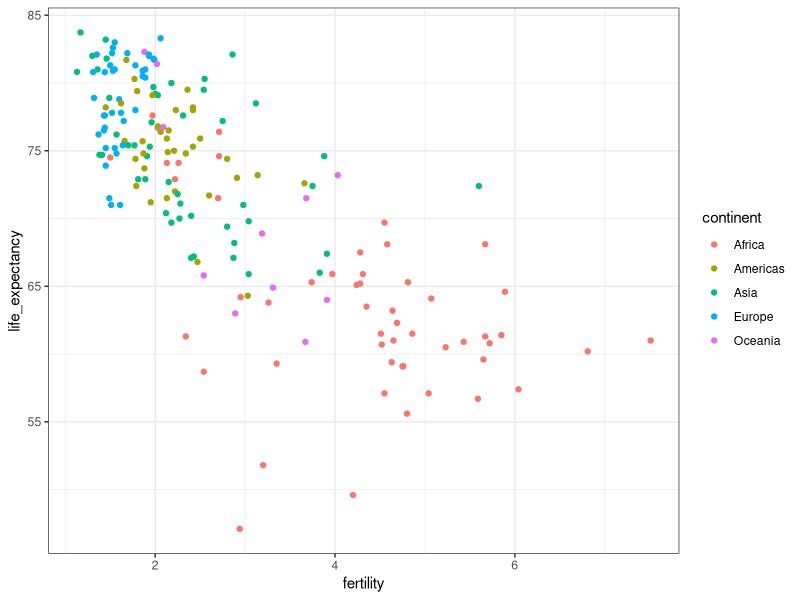
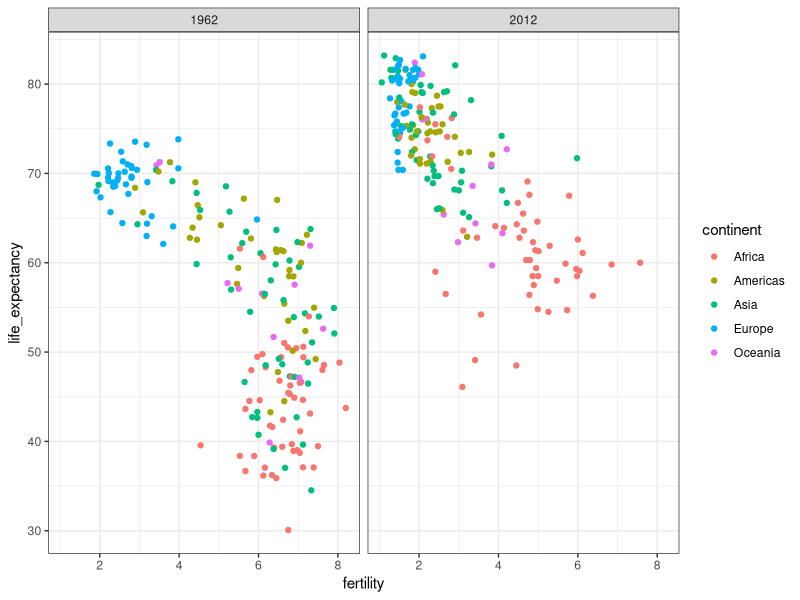
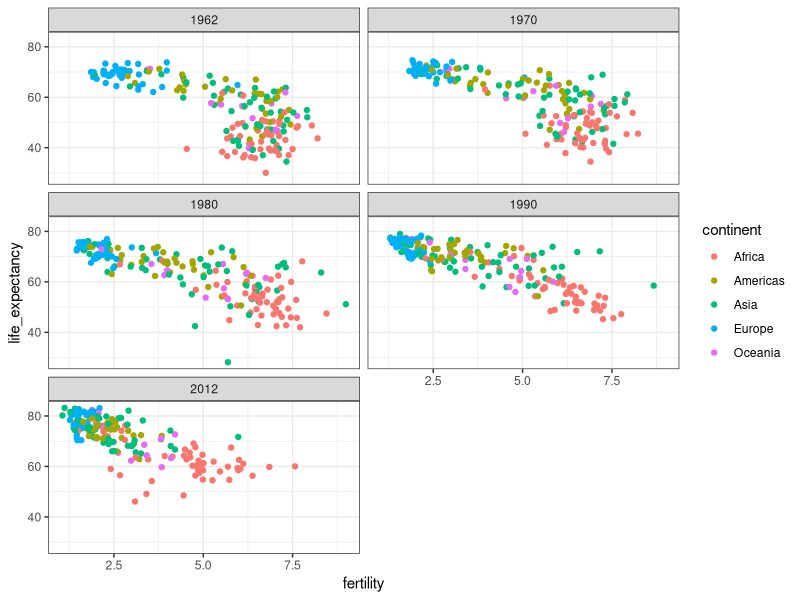
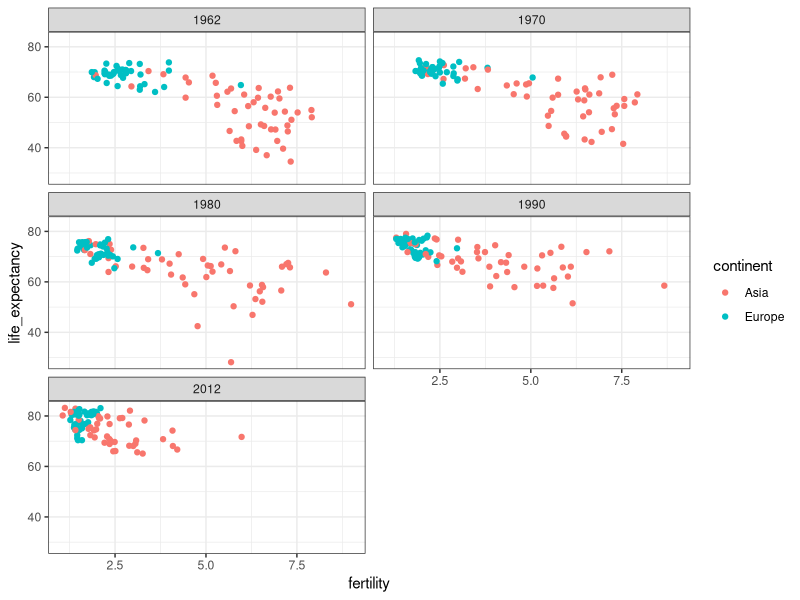
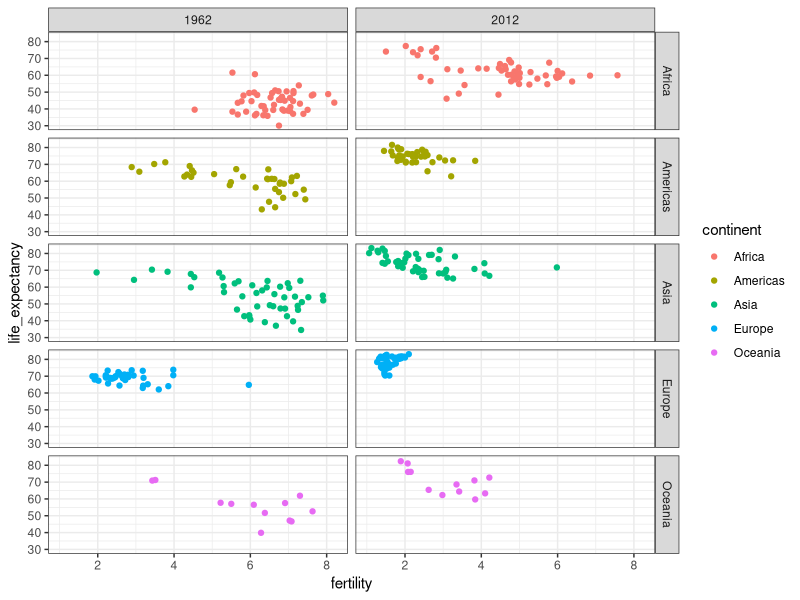
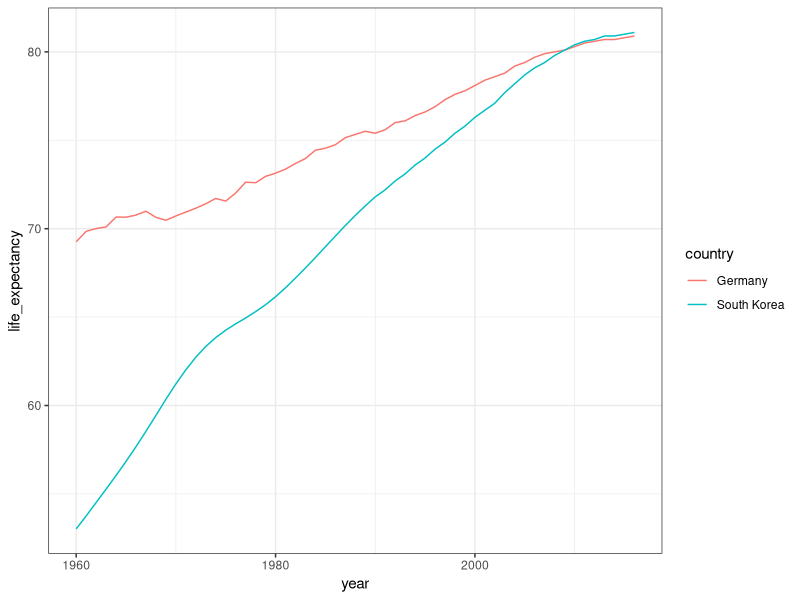
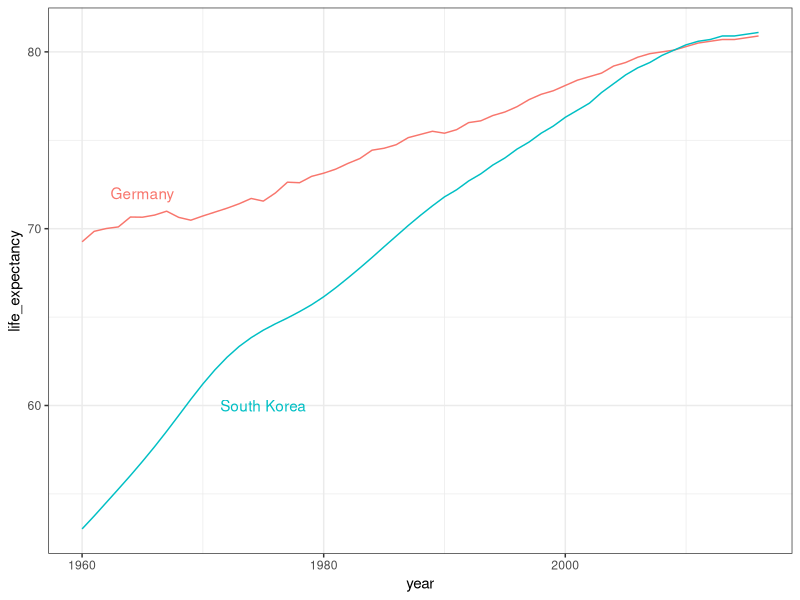
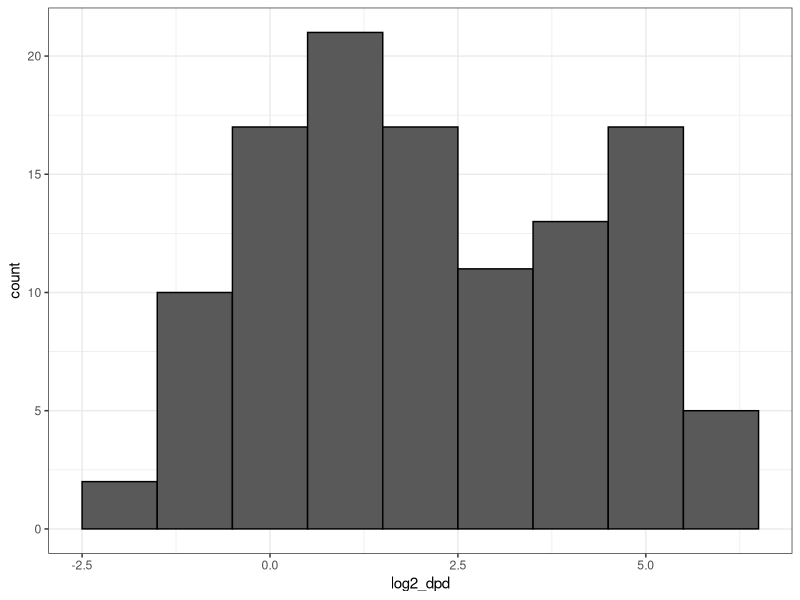

These figures' R source, in order:
library(dslabs)
library(dplyr)
library(ggplot2)
data(gapminder)
head(gapminder)
g <- gapminder

g %>% filter(year==2015 & country %in% c('Sri Lanka', 'Turkey')) %>% select(c('country', 'infant_mortality'))
summary(g['year'])

ds_theme_set()
g %>% filter(year==2015) %>% ggplot(aes(fertility, life_expectancy, color=continent)) + geom_point()

#Faceting
g %>% filter(year %in% c(1962, 2012)) %>% ggplot(aes(fertility, life_expectancy, color=continent)) + geom_point() +
  facet_grid(.~year)

g %>% filter(year %in% c(1962, 1970, 1980, 1990, 2012)) %>% ggplot(aes(fertility, life_expectancy, color=continent)) + geom_point() +
  facet_wrap(.~year, ncol = 2)

g %>% filter(year %in% c(1962, 1970, 1980, 1990, 2012) & continent %in% c('Europe', 'Asia')) %>% 
  ggplot(aes(fertility, life_expectancy, color=continent)) + geom_point() + facet_wrap(.~year, ncol = 2)

g %>% filter(year %in% c(1962, 2012)) %>% ggplot(aes(fertility, life_expectancy, color=continent)) + geom_point() +
  facet_grid(continent~year)

#Time Series Plots
summary(g['country'], maxsum = 1000)
countries <- c('South Korea', 'Germany')
g %>% filter(country %in% countries) %>% ggplot(aes(year, life_expectancy, col=country)) + geom_line()

labels <- data.frame(country = countries, x = c(1975, 1965), y = c(60, 72))
g %>% filter(country %in% countries) %>% ggplot(aes(year, life_expectancy, color=country)) + geom_line() + 
  geom_text(data = labels, aes(x, y, label=country)) + theme(legend.position = 'none')

#Log Transformation
g <- g %>% mutate(dpd = gdp/population/365)
g <- g %>% mutate(log2_dpd = log2(dpd))
head(g)
    #Log Value transformation
g %>% filter(year==1970 & !is.na(log2_dpd)) %>% ggplot(aes(log2_dpd)) + geom_histogram(binwidth = 1, color = 'black')
    #Log Scale transformation
g %>% filter(year==1970 & !is.na(dpd)) %>% ggplot(aes(dpd)) + geom_histogram(binwidth = 1, color = 'black') + 
  scale_x_continuous(trans = 'log2')

g %>% filter(year==1970 & region=='Caribbean') %>% select(c('country', 'dpd')) %>% filter(dpd>45)#check the country in the Caribbean with highest dpd

#Stratify and Boxplot
levels(g$region)
length(levels(g$region)) #number of regions
    #boxplot by region in 1970
past_year <- 1970
p <- g %>% filter(year == past_year & !is.na(dpd)) %>% ggplot(aes(region, dpd, fill=continent))
p + geom_boxplot() #raw plot
p + geom_boxplot() + theme(axis.text.x = element_text(angle=90, hjust=1)) #plot with ajusted names on the x axis
    #reordering regions by median dpd for easier interpretation
p1 <- g %>% filter(year == past_year & !is.na(dpd)) %>% mutate(region = reorder(region, dpd, FUN=median)) %>%
  ggplot(aes(region, dpd, fill=continent)) + geom_boxplot() + theme(axis.text.x = element_text(size = 11, angle = 90, hjust = 1)) + 
  xlab("") + ylab("dollars per day")
p1  #plotting result
p1 + scale_y_continuous(trans = 'log2')   #plot with scale y log2 transformation. helps to see differences 
                                          #between region with smallest dpd values
p1 + scale_y_continuous(trans = 'log2') + geom_point(show.legend = FALSE)   #add data points to the plot

#Comparing distributions
#We will compare data for the western countries to developing countries
west <- c('Northern Europe', 'Northern America', 'Australia and New Zealand', 'Western Europe', 'Southern Europe')
p3 <- g %>% filter(year==past_year & !is.na(dpd)) %>% mutate(group = if_else(region %in% west, 'West', 'Developping')) %>%
  ggplot(aes(dpd, fill=group))
p3 + geom_histogram(binwidth = 1, col = 'black')  #here we plot the 2 distributions histogram
p3 + geom_histogram(binwidth = 1, col = 'black') + scale_x_continuous(trans = 'log2')  #plotting with scale x log 2 transformation
p3 + geom_histogram(binwidth = 1, col = 'black') + scale_x_continuous(trans = 'log2') + facet_grid(.~group)  #faceting two plots for with respect to each distribution
    #faceting by west/developing and year
present_year <- 2010
p4 <- g %>% filter(year %in% c(past_year, present_year) & !is.na(dpd)) %>% mutate(group = if_else(region %in% west, 'West', 'Developping')) %>%
  ggplot(aes(dpd, fill=group))
p4 + geom_histogram(binwidth = 1, col = 'black') + scale_x_continuous(trans = 'log2') + facet_grid(year~group)
    #comparing the years using boxplot
p5 <- g %>% filter(year %in% c(past_year, present_year) & !is.na(dpd)) %>% mutate(region = reorder(region, dpd, FUN=median)) %>%
  ggplot(aes(region, dpd)) + theme(axis.text.x = element_text(angle=90, hjust = 1)) +
  scale_y_continuous(trans = 'log2') + xlab("")
p5 + geom_boxplot(aes(fill=continent)) + facet_grid(year~.) + scale_fill_discrete(name='Continent')  #by faceting graphs
p5 + geom_boxplot(aes(fill=factor(year))) + scale_fill_discrete(name='Year') #on same graph


#Density Plots

#first, let's built a list of countries which data exist in both 1970 and 2010 years
list1 <- g %>% filter(year==1970 & !is.na(dpd)) %>% .$country
list2 <- g %>% filter(year==2010 & !is.na(dpd)) %>% .$country
countries <- intersect(list1, list2)

years <- c(past_year, present_year)
p6 <- g %>% filter(year %in% years & country %in% countries) %>% ggplot(aes(dpd))
#a faceted smooth density plots - area under each curves adds to 1
p6 + facet_grid(year~.) + geom_density(alpha = 0.5, bw = 0.75, fill='blue') + scale_x_continuous(trans = 'log2')

#note we have 174 developing countries and 42 developed countries
g %>% filter(year %in% years & country %in% countries) %>% 
  mutate(group = if_else(region %in% west, 'West', 'Developing')) %>% group_by(group) %>% summarise(n=n()) %>% 
  knitr::kable()
#we can facet the density of the two distributions (the two groups) together for each year
p7 <- g %>% filter(year %in% years & country %in% countries) %>% 
  mutate(group = if_else(region %in% west, 'West', 'Developing')) %>% ggplot(aes(dpd))
p7 + geom_density(alpha = 0.2, aes(fill=group)) + facet_grid(year~.) + scale_x_continuous(trans = 'log2')   #plot the density in the y axis
p8 <- g %>% filter(year %in% years & country %in% countries) %>% 
  mutate(group = if_else(region %in% west, 'West', 'Developing')) %>% ggplot(aes(x = dpd, y = ..count..))
p8 + geom_density(alpha = 0.2, bw = 0.75, aes(fill=group)) + facet_grid(year~.) + scale_x_continuous(trans = 'log2')   #plot the numbers in the y axis

g <- g %>% mutate(group = case_when(
  .$region %in% west ~ 'West',
  .$region %in% c("Eastern Asia", "South-Eastern Asia") ~ 'East Asia',
  .$region %in% c("Caribbean", "Central America", "South America") ~ 'Latin America',
  .$continent == "Africa" & .$region != "Northern Africa" ~ 'Sub-Saharan Africa',
  TRUE ~ 'Others'))

g$group <- factor(g$group, levels = c('Others', 'Latin America', 'East Asia', 'Sub-Saharan Africa', 'West'))

p9 <- g %>% filter(year %in% years & country %in% countries) %>% ggplot(aes(x = dpd, y = ..count..))
p9 + geom_density(alpha = 0.2, bw = 0.75, aes(fill=group), position = 'stack') + facet_grid(year~.) + scale_x_continuous(trans = 'log2') 

#setting a weight regarding population size
g <- g %>% filter(year %in% years & country %in% countries) %>% group_by(year) %>% mutate(weight = population/sum(population*2)) %>% ungroup()

#new graph
p10 <- g %>% filter(year %in% years & country %in% countries) %>% ggplot(aes(dpd, weight = weight))
p10 + geom_density(alpha = 0.2, bw = 0.75, aes(fill=group), position = 'stack') + facet_grid(year~.) + scale_x_continuous(trans = 'log2')

g %>% filter(year %in% years & country %in% countries) %>% group_by(year) %>% mutate(weight = population/sum(population*2)) %>% ungroup() %>% 
  ggplot(aes(dpd, fill = group, weight = weight)) + scale_x_continuous(trans = 'log2') + geom_density(alpha = 0.2, bw = 0.75, position = 'stack') +
  facet_grid(year~.)


#Ecological fallacy
g <- g %>% mutate(group = case_when(
  .$region %in% west ~ 'The West',
  .$region %in% 'Northern Africa' ~ 'Northern Africa',
  .$region %in% c('Eastern Asia', 'South-Eastern Asia') ~ 'East Asia',
  .$region %in% 'Southern Asia' ~ 'Southern Asia',
  .$region %in% c('Caribbean', 'Central America', 'South America') ~ 'Latin America',
  .$continent == 'Africa' & .$region != 'Northern Africa' ~ 'Sub-Saharan Africa',
  .$region %in% c("Melanesia", "Micronesia", "Polynesia") ~ "Pacific Islands"))
    
    # define a data frame with group average income and average infant survival rate
surv_income <- g %>%
  filter(year %in% present_year & !is.na(gdp) & !is.na(infant_mortality) & !is.na(group)) %>%
  group_by(group) %>%
  summarize(income = sum(gdp)/sum(population)/365,
            infant_survival_rate = 1 - sum(infant_mortality/1000*population)/sum(population))
surv_income %>% arrange(income)

    # plot infant survival versus income, with transformed axes
surv_income %>% ggplot(aes(income, infant_survival_rate, label = group, color = group)) +
  scale_x_continuous(trans = "log2", limit = c(0.25, 150)) +
  scale_y_continuous(trans = "logit", limit = c(0.875, .9981),
                     breaks = c(.85, .90, .95, .99, .995, .998)) +
  geom_label(size = 3, show.legend = FALSE) 
